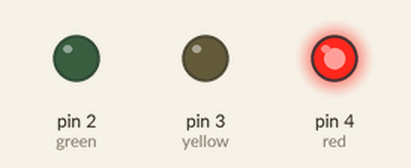
Recording of a sketch running on a simulated Arduino Uno, built with avr-gcc and run on an emulated ATmega328P. On the bench: output pins drawn as LEDs (lit = HIGH).

Above: at 5.0 s.
At 11.0 s:
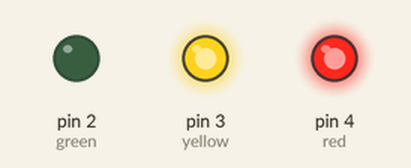
At 17.0 s:
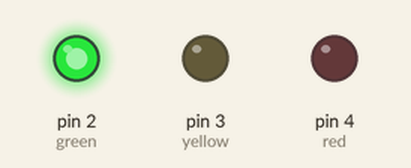
At 23.0 s:
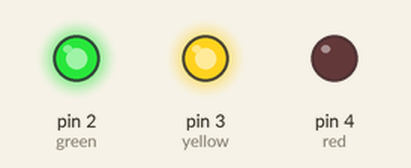
Timing chart, 0 to 31.2 s (numbered marks = the images above):
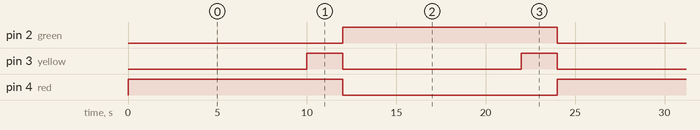

Measured:
- by itself, pin 2 (green), pin 4 (red): alternates HIGH for 12.0 s and LOW for 12.0 s
- by itself, pin 3 (yellow): alternates HIGH for 2.0 s and LOW for 10.0 s
- by itself, everything shown: repeats every 24.0 s, in 5 steps

The sketch:

TrafficLight.ino
```cpp
int red = 4;
int yellow = 3;
int green = 2;
int Delay = 10000;

void setup() {
  // put your setup code here, to run once:
  pinMode(red, OUTPUT);
  pinMode(yellow, OUTPUT);
  pinMode(green, OUTPUT);
}

void loop() {
  // put your main code here, to run repeatedly:
  digitalWrite(red,HIGH);
  delay(Delay);
  digitalWrite(yellow,HIGH);
  delay(2000);
  digitalWrite(red,LOW);
  digitalWrite(yellow,LOW);
  digitalWrite(green,HIGH);
  delay(Delay);
  digitalWrite(yellow,HIGH);
  delay(2000);
  digitalWrite(green,LOW);
  digitalWrite(yellow,LOW);
}
```
